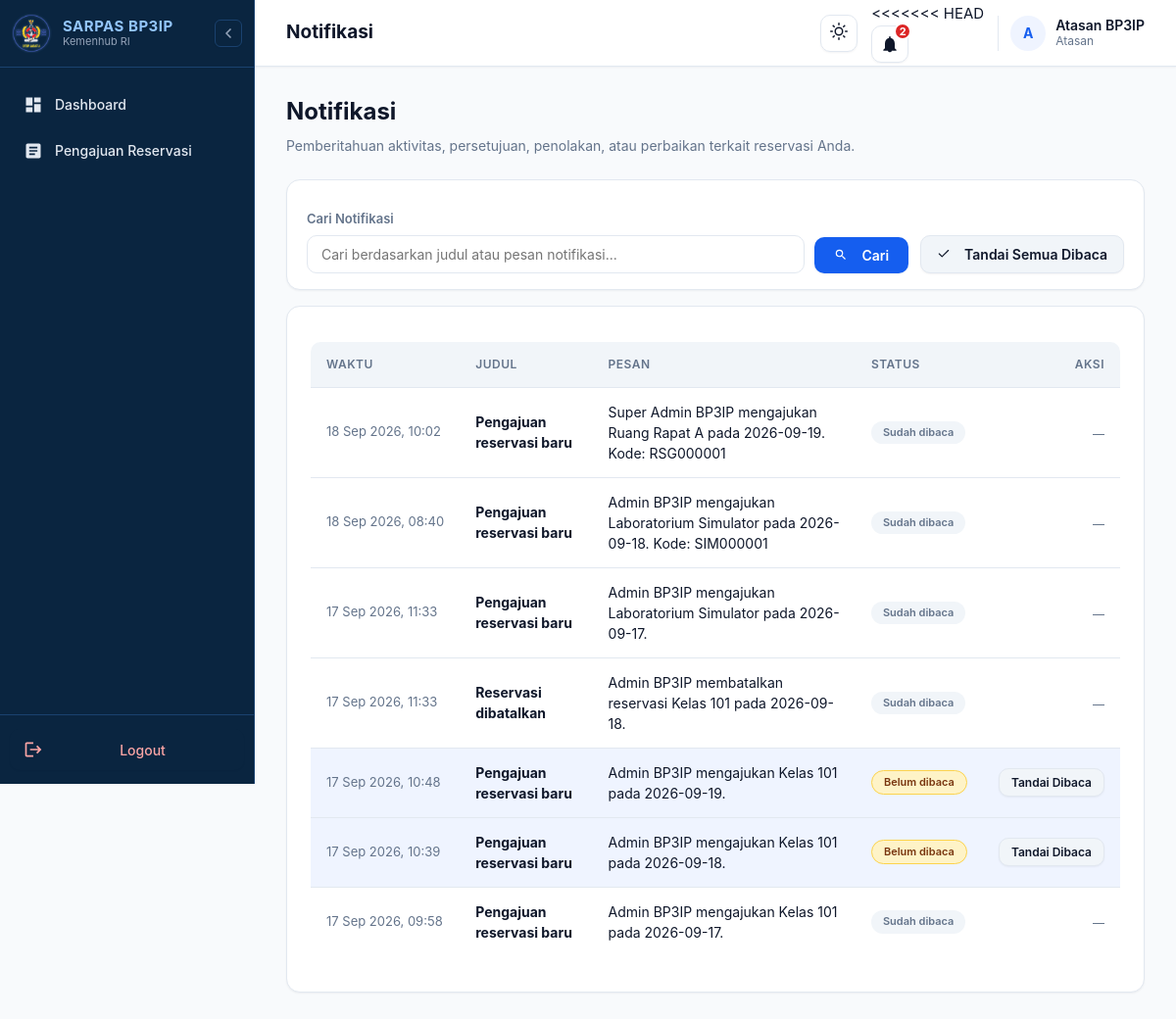
Before: /notifikasi/ (signed in) with the older database file.
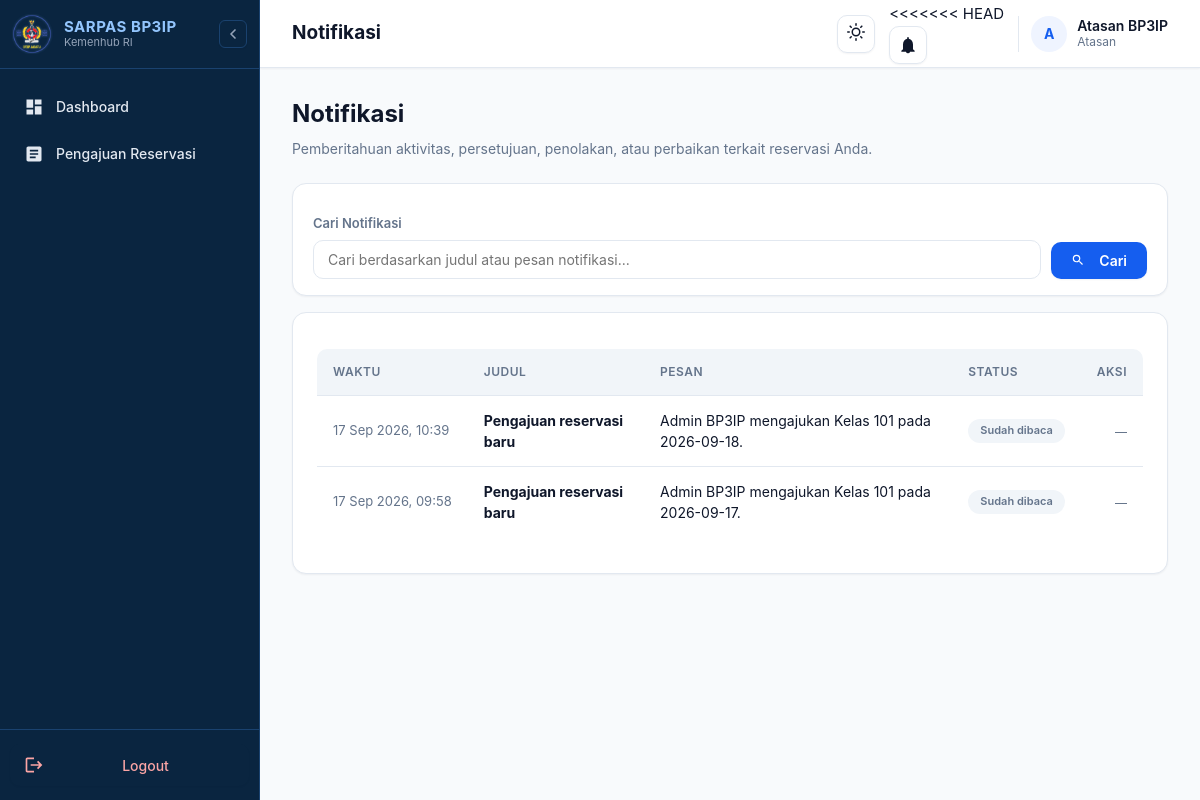
After: the same page with the newer database file.
### core/models.py (models this page shows, shortened)
class Notifikasi(models.Model):
    penerima = models.ForeignKey(User, on_delete=models.CASCADE, related_name="notifikasi")
    judul = models.CharField(max_length=200)
    pesan = models.TextField()
    status_baca = models.BooleanField(default=False)
    created_at = models.DateTimeField(auto_now_add=True)
    class Meta:
        verbose_name_plural = "Notifikasi"
        ordering = ["-created_at"]

### core/views.py (the view)
# urls.py: path("notifikasi/", views.notifikasi_list, name="notifikasi_list"),
@login_required
def notifikasi_list(request):
    qs = request.user.notifikasi.all().order_by("-created_at")
    q = request.GET.get("q", "").strip()
    if q:
        qs = qs.filter(
            Q(judul__icontains=q)
            | Q(pesan__icontains=q)
        )
    paginator = Paginator(qs, ITEMS_PER_PAGE)
    page_number = request.GET.get("page")
    page_obj = paginator.get_page(page_number)
    return render(request, "notifications/list.html", {
        "notifikasi_list": page_obj,
        "page_obj": page_obj,
        "q": q,
    })

### core/context_processors.py (called while the page is built)
def notification_badge(request):
    if request.user.is_authenticated:
        return {"unread_notification_count": request.user.notifikasi.filter(status_baca=False).count()}
    return {"unread_notification_count": 0}

### templates/notifications/list.html (shortened to what this page needs)
{% extends 'base.html' %}
{% block page_title %}Notifikasi{% endblock %}
{% block content %}
<div class="page-heading">
  <h1>Notifikasi</h1>
  <p>Pemberitahuan aktivitas, persetujuan, penolakan, atau perbaikan terkait reservasi Anda.</p>
</div>
<div class="card" style="margin-bottom: 16px; padding: 16px 20px;">
  <div style="display: flex; justify-content: space-between; align-items: flex-end; flex-wrap: wrap; gap: 12px;">
    <form method="get" action="" style="display: flex; gap: 10px; align-items: flex-end; flex-wrap: wrap; flex: 1;">
      <div style="flex: 1; min-width: 220px;">
        <label style="font-size: 13px; font-weight: 600; color: var(--text-muted); display: block; margin-bottom: 6px;"
          for="id-search-notif">Cari Notifikasi</label>
        <input id="id-search-notif" type="text" name="q" value="{{ q }}"
          placeholder="Cari berdasarkan judul atau pesan notifikasi..." style="width: 100%; margin: 0;">
      </div>
      <button type="submit" class="button" style="padding: 10px 20px;">
        <svg width="14" height="14" viewBox="0 0 24 24" fill="currentColor" style="margin-right: 6px;">
          <path
            d="M15.5 14h-.79l-.28-.27A6.471 6.471 0 0 0 16 9.5 6.5 6.5 0 1 0 9.5 16c1.61 0 3.09-.59 4.23-1.57l.27.28v.79l5 4.99L20.49 19l-4.99-5zm-6 0C7.01 14 5 11.99 5 9.5S7.01 5 9.5 5 14 7.01 14 9.5 11.99 14 9.5 14z" />
        </svg>
        Cari
      </button>
    </form>
    {% if unread_notification_count %}
    <form method="post" action="{% url 'notifikasi_baca_semua' %}" style="margin: 0;">
      <button type="submit" class="button secondary" style="padding: 10px 16px;">
        <svg width="14" height="14" viewBox="0 0 24 24" fill="none" stroke="currentColor" stroke-width="2"
          stroke-linecap="round" stroke-linejoin="round" style="margin-right: 6px;">
          <polyline points="20 6 9 17 4 12"></polyline>
        </svg>
        Tandai Semua Dibaca
      </button>
    </form>
    {% endif %}
  </div>
</div>
<div class="card">
  <div class="table-wrap">
    <table>
      <thead>
        <tr>
          <th>Waktu</th>
          <th>Judul</th>
          <th>Pesan</th>
          <th>Status</th>
          <th style="text-align: right;">Aksi</th>
        </tr>
      </thead>
      <tbody>
        {% for item in notifikasi_list %}
        <tr {% if not item.status_baca %}style="background: var(--primary-light);" {% endif %}>
          <td style="white-space: nowrap; color: var(--text-muted); font-size: 13px;">
            {{ item.created_at|date:'d M Y, H:i' }}
          </td>
          <td>
            <strong>{{ item.judul }}</strong>
          </td>
          <td style="color: var(--text);">
            {{ item.pesan }}
          </td>
          <td>
            {% if item.status_baca %}
            <span class="badge"
              style="background: var(--surface-hover); color: var(--text-muted); font-size: 11px;">Sudah dibaca</span>
            {% else %}
            <span class="badge badge-pending" style="font-size: 11px;">Belum dibaca</span>
            {% endif %}
          </td>
          <td style="text-align: right; white-space: nowrap;">
            {% if not item.status_baca %}
            <form method="post" action="{% url 'notifikasi_baca' item.pk %}" style="display: inline-block;">
              <button type="submit" class="button secondary" style="padding: 6px 12px; font-size: 12px;">Tandai
                Dibaca</button>
            </form>
            {% else %}
            <span style="color: var(--text-muted); font-size: 12px;">&mdash;</span>
            {% endif %}
          </td>
        </tr>
        {% endfor %}
      </tbody>
    </table>
  </div>
</div>
{% endblock %}

### templates/base.html (shortened to what the changed rows need)
{% load static %}
<!doctype html>
<html lang="id">
<head>
  <link rel="stylesheet" href="{% static 'css/style.css' %}?v=20260918-2">
</head>
<body>
  {% if user.is_authenticated %}
  <div class="shell">
    <section class="content-area">
      <header class="header">
        <div class="header-left">
          <h1>{% block page_title %}SARPAS BP3IP{% endblock %}</h1>
        </div>
        <div class="header-right">
          <div class="notification-wrapper">
            <button id="notification-bell-btn" class="btn-icon notification-bell-btn" aria-label="Notifikasi{% if unread_notification_count %} ({{ unread_notification_count }}){% endif %}" title="Notifikasi{% if unread_notification_count %} ({{ unread_notification_count }}){% endif %}" aria-expanded="false" data-mark-read-url="{% url 'notifikasi_tandai_semua_dibaca' %}">
              <svg class="notification-bell-icon" width="20" height="20" viewBox="0 0 24 24" fill="currentColor" aria-hidden="true">
            <button id="notification-bell-btn" class="btn-icon notification-bell-btn" aria-label="Notifikasi{% if unread_notification_count %} ({{ unread_notification_count }}){% endif %}" title="Notifikasi{% if unread_notification_count %} ({{ unread_notification_count }}){% endif %}">
              {% if unread_notification_count %}
              <span id="notification-badge-dot" class="notification-badge-dot">{{ unread_notification_count }}</span>
              {% endif %}
            </button>
          </div>
        </div>
      </header>
      <main>
  {% else %}
  <main>
  {% endif %}
    {% block content %}{% endblock %}
  </main>
  {% if user.is_authenticated %}
    </section>
  </div>
  {% endif %}
</body>
</html>

Changed rows visible on the page:
removed Notifikasi: created_at "18 Sep 2026, 10:02", judul "Pengajuan reservasi baru", pesan "Super Admin BP3IP mengajukan Ruang Rapat A pada 2026-09-19. Kode: RSG000001", status_baca "Sudah dibaca"
removed Notifikasi: created_at "18 Sep 2026, 08:40", judul "Pengajuan reservasi baru", pesan "Admin BP3IP mengajukan Laboratorium Simulator pada 2026-09-18. Kode: SIM000001", status_baca "Sudah dibaca"
removed Notifikasi: created_at "17 Sep 2026, 11:33", judul "Pengajuan reservasi baru", pesan "Admin BP3IP mengajukan Laboratorium Simulator pada 2026-09-17.", status_baca "Sudah dibaca"
removed Notifikasi: created_at "17 Sep 2026, 11:33", judul "Reservasi dibatalkan", pesan "Admin BP3IP membatalkan reservasi Kelas 101 pada 2026-09-18.", status_baca "Sudah dibaca"
no longer on this page (row edited): Notifikasi: created_at "17 Sep 2026, 10:48", judul "Pengajuan reservasi baru", pesan "Admin BP3IP mengajukan Kelas 101 pada 2026-09-19.", status_baca "Belum dibaca"
changed Notifikasi "Admin BP3IP mengajukan Kelas 101 pada 2026-09-18.": status_baca "Belum dibaca Tandai Dibaca" → "Sudah dibaca —"
Other visible differences:
{{ unread_notification_count }}: "2" → (not shown)
text no longer shown: "Tandai Semua Dibaca"
